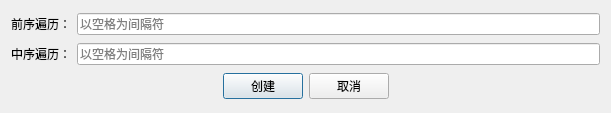
<?xml version="1.0" encoding="UTF-8"?>
<ui version="4.0">
 <class>twovisit</class>
 <widget class="QDialog" name="twovisit">
  <property name="geometry">
   <rect>
    <x>0</x>
    <y>0</y>
    <width>611</width>
    <height>113</height>
   </rect>
  </property>
  <property name="windowTitle">
   <string>twovisit</string>
  </property>
  <layout class="QVBoxLayout" name="verticalLayout">
   <item>
    <layout class="QHBoxLayout" name="horizontalLayout">
     <item>
      <widget class="QLabel" name="label">
       <property name="text">
        <string>前序遍历：</string>
       </property>
      </widget>
     </item>
     <item>
      <widget class="QLineEdit" name="lineEdit">
       <property name="placeholderText">
        <string>以空格为间隔符</string>
       </property>
      </widget>
     </item>
    </layout>
   </item>
   <item>
    <layout class="QHBoxLayout" name="horizontalLayout_2">
     <item>
      <widget class="QLabel" name="label_2">
       <property name="text">
        <string>中序遍历：</string>
       </property>
      </widget>
     </item>
     <item>
      <widget class="QLineEdit" name="lineEdit_2">
       <property name="placeholderText">
        <string>以空格为间隔符</string>
       </property>
      </widget>
     </item>
    </layout>
   </item>
   <item>
    <layout class="QHBoxLayout" name="horizontalLayout_3">
     <item>
      <spacer name="horizontalSpacer">
       <property name="orientation">
        <enum>Qt::Horizontal</enum>
       </property>
       <property name="sizeHint" stdset="0">
        <size>
         <width>40</width>
         <height>20</height>
        </size>
       </property>
      </spacer>
     </item>
     <item>
      <widget class="QPushButton" name="pushButton">
       <property name="text">
        <string>创建</string>
       </property>
      </widget>
     </item>
     <item>
      <widget class="QPushButton" name="pushButton_2">
       <property name="text">
        <string>取消</string>
       </property>
      </widget>
     </item>
     <item>
      <spacer name="horizontalSpacer_2">
       <property name="orientation">
        <enum>Qt::Horizontal</enum>
       </property>
       <property name="sizeHint" stdset="0">
        <size>
         <width>40</width>
         <height>20</height>
        </size>
       </property>
      </spacer>
     </item>
    </layout>
   </item>
  </layout>
 </widget>
 <layoutdefault spacing="6" margin="11"/>
 <resources/>
 <connections/>
</ui>
